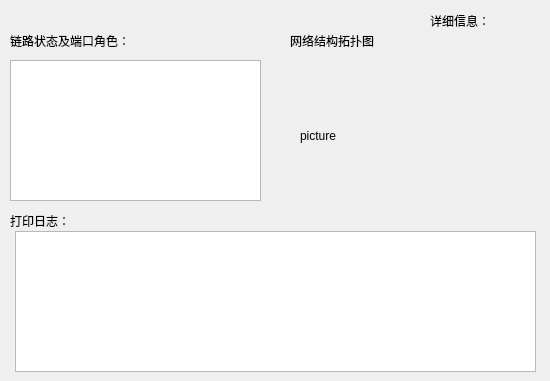
<?xml version="1.0" encoding="UTF-8"?>
<ui version="4.0">
 <class>Form</class>
 <widget class="QWidget" name="Form">
  <property name="geometry">
   <rect>
    <x>0</x>
    <y>0</y>
    <width>550</width>
    <height>381</height>
   </rect>
  </property>
  <property name="windowTitle">
   <string>Form</string>
  </property>
  <widget class="QTextBrowser" name="textBrowser">
   <property name="geometry">
    <rect>
     <x>15</x>
     <y>231</y>
     <width>521</width>
     <height>141</height>
    </rect>
   </property>
  </widget>
  <widget class="QLabel" name="label">
   <property name="geometry">
    <rect>
     <x>430</x>
     <y>10</y>
     <width>111</width>
     <height>21</height>
    </rect>
   </property>
   <property name="text">
    <string>详细信息：</string>
   </property>
  </widget>
  <widget class="QTextBrowser" name="textBrowser_2">
   <property name="geometry">
    <rect>
     <x>10</x>
     <y>60</y>
     <width>251</width>
     <height>141</height>
    </rect>
   </property>
  </widget>
  <widget class="QLabel" name="label_2">
   <property name="geometry">
    <rect>
     <x>10</x>
     <y>30</y>
     <width>181</width>
     <height>21</height>
    </rect>
   </property>
   <property name="styleSheet">
    <string notr="true">font: 15pt &quot;.AppleSystemUIFont&quot;;</string>
   </property>
   <property name="text">
    <string>链路状态及端口角色：</string>
   </property>
  </widget>
  <widget class="QLabel" name="label_3">
   <property name="geometry">
    <rect>
     <x>290</x>
     <y>30</y>
     <width>181</width>
     <height>21</height>
    </rect>
   </property>
   <property name="styleSheet">
    <string notr="true">font: 15pt &quot;.AppleSystemUIFont&quot;;</string>
   </property>
   <property name="text">
    <string>网络结构拓扑图</string>
   </property>
  </widget>
  <widget class="QLabel" name="label_4">
   <property name="geometry">
    <rect>
     <x>10</x>
     <y>210</y>
     <width>181</width>
     <height>21</height>
    </rect>
   </property>
   <property name="styleSheet">
    <string notr="true">font: 15pt &quot;.AppleSystemUIFont&quot;;</string>
   </property>
   <property name="text">
    <string>打印日志：</string>
   </property>
  </widget>
  <widget class="QLabel" name="label_5">
   <property name="geometry">
    <rect>
     <x>300</x>
     <y>65</y>
     <width>221</width>
     <height>141</height>
    </rect>
   </property>
   <property name="text">
    <string>picture</string>
   </property>
  </widget>
 </widget>
 <resources/>
 <connections/>
</ui>
